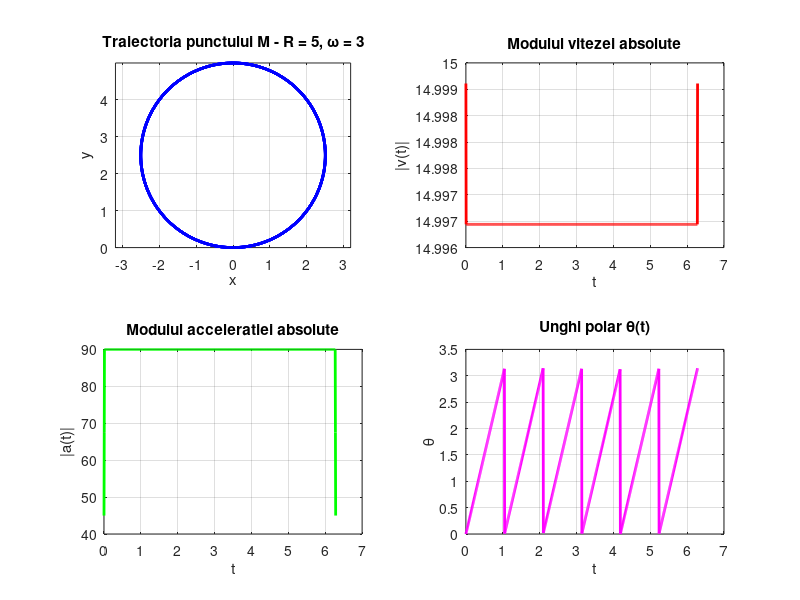
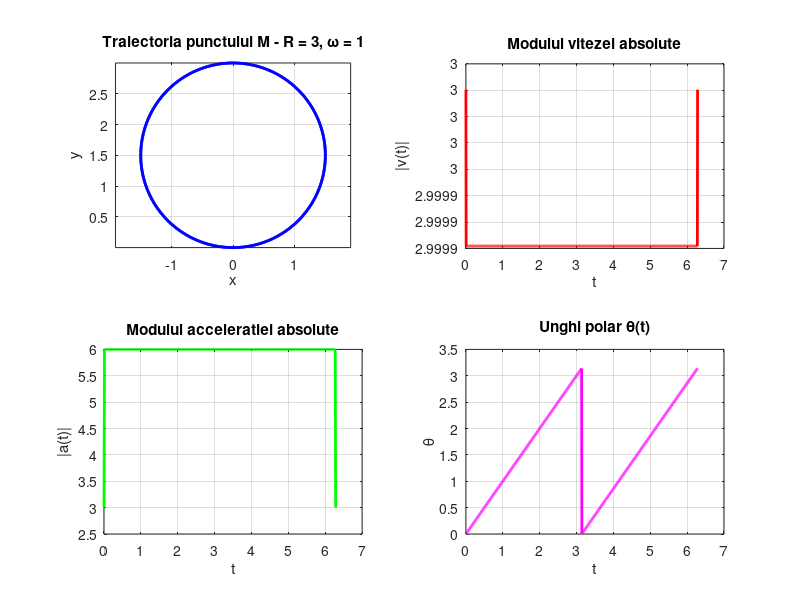

Here is the MATLAB script that generated these plots, in order:
% Date de testare
cazuri = {
    struct('R', 5, 'omega', 3, 'titlu', 'R = 5, \omega = 3'),
    struct('R', 3, 'omega', 1, 'titlu', 'R = 3, \omega = 1')
};

for i = 1:2
    R = cazuri{i}.R;
    omega = cazuri{i}.omega;

    t = linspace(0, 2*pi, 1000);

    % Traiectoria absoluta
    x = R * sin(omega * t) .* cos(omega * t);
    y = R * sin(omega * t) .* sin(omega * t);
    z = zeros(size(t));

    % Derivata pentru viteza absoluta (numeric)
    dt = t(2) - t(1);
    vx = gradient(x, dt);
    vy = gradient(y, dt);
    vz = zeros(size(t));

    % Derivata pentru acceleratie absoluta (numeric)
    ax = gradient(vx, dt);
    ay = gradient(vy, dt);
    az = zeros(size(t));

    % Modulul vitezei si acceleratiei
    v_mod = sqrt(vx.^2 + vy.^2);
    a_mod = sqrt(ax.^2 + ay.^2);

    % === Reprezentari grafice ===
    figure('Name', cazuri{i}.titlu, 'NumberTitle', 'off');

    subplot(2,2,1);
    plot(x, y, 'b', 'LineWidth', 2);
    axis equal;
    title(['Traiectoria punctului M - ' cazuri{i}.titlu]);
    xlabel('x'); ylabel('y'); grid on;

    subplot(2,2,2);
    plot(t, v_mod, 'r', 'LineWidth', 2);
    title('Modulul vitezei absolute');
    xlabel('t'); ylabel('|v(t)|'); grid on;

    subplot(2,2,3);
    plot(t, a_mod, 'g', 'LineWidth', 2);
    title('Modulul acceleratiei absolute');
    xlabel('t'); ylabel('|a(t)|'); grid on;

    subplot(2,2,4);
    plot(t, atan2(y, x), 'm', 'LineWidth', 2);
    title('Unghi polar \theta(t)');
    xlabel('t'); ylabel('\theta'); grid on;
end
